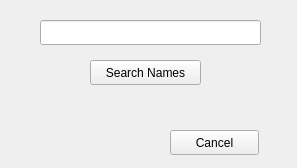
<?xml version="1.0" encoding="UTF-8"?>
<ui version="4.0">
 <class>NameForm</class>
 <widget class="QWidget" name="NameForm">
  <property name="geometry">
   <rect>
    <x>0</x>
    <y>0</y>
    <width>297</width>
    <height>168</height>
   </rect>
  </property>
  <property name="windowTitle">
   <string>Hamsters Name Search</string>
  </property>
  <widget class="QLineEdit" name="lineEdit">
   <property name="geometry">
    <rect>
     <x>40</x>
     <y>20</y>
     <width>221</width>
     <height>25</height>
    </rect>
   </property>
  </widget>
  <widget class="QPushButton" name="Name_Button">
   <property name="geometry">
    <rect>
     <x>90</x>
     <y>60</y>
     <width>111</width>
     <height>25</height>
    </rect>
   </property>
   <property name="text">
    <string>Search Names</string>
   </property>
  </widget>
  <widget class="QPushButton" name="Cancel_Button">
   <property name="geometry">
    <rect>
     <x>170</x>
     <y>130</y>
     <width>89</width>
     <height>25</height>
    </rect>
   </property>
   <property name="text">
    <string>Cancel</string>
   </property>
  </widget>
 </widget>
 <customwidgets>
  <customwidget>
   <class>Qwidget</class>
   <extends>QWidget</extends>
   <header>qwidget.h</header>
   <container>1</container>
  </customwidget>
 </customwidgets>
 <resources/>
 <connections/>
</ui>
